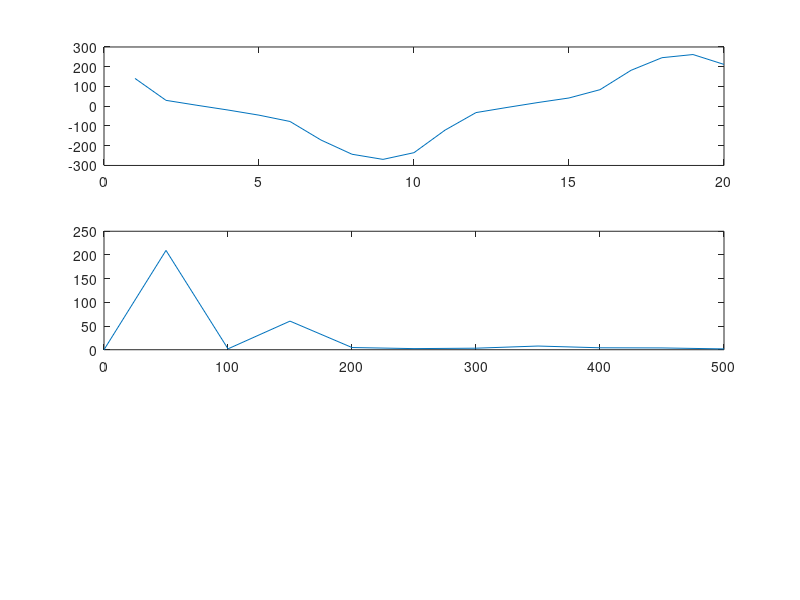

The MATLAB source for this figure:
clc;
close all;
clear all;

% Fs = 1000;            % Sampling frequency                    
% T = 1/Fs;             % Sampling period       
% L = 100;             % Length of signal
% t = (0:L-1)*T;        % Time vector
% 
% S = 0.7*sin(2*pi*50*t) + sin(2*pi*120*t);

L = 20;
Fs = 1000;

S = [
653
542
517
493
467
435
341
269
243
277
391
480
506
531
554
596
694
758
774
724
602
533
507
483
458
401
308
254
248
316
];
S = S(1:20);
S = S-mean(S);
Smin = min(S)
Smax = max(S)
% dcblker = dsp.DCBlocker('Algorithm','FIR','Length',length(S));
% dc1 = dsp.DCBlocker('Algorithm','IIR','Order', 6);
% y = dcblker(Savg)
% Ymin = min(y)
% Ymax = max(y)
% y2 = dc1(Savg)
% Y2min = min(y2)
% Y2max = max(y2)
% subplot(2,1,1);



Y = fft(S);
P2 = abs(Y/L);
P1 = P2(1:L/2+1);
P1(2:end-1) = 2*P1(2:end-1)
f = Fs*(0:(L/2))/L;
maxP1 = max(P1);
% P1 = 100*(P1/maxP1)
subplot(3,1,1);
plot(S);
hold on;
subplot(3,1,2)
plot(f,P1)
hold on
% subplot(3,1,3)
% plot(ifft(P1))